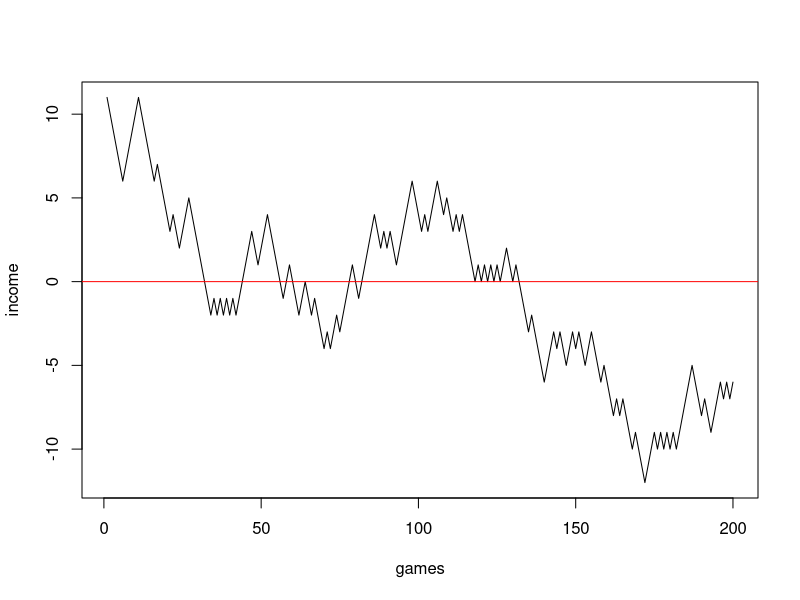
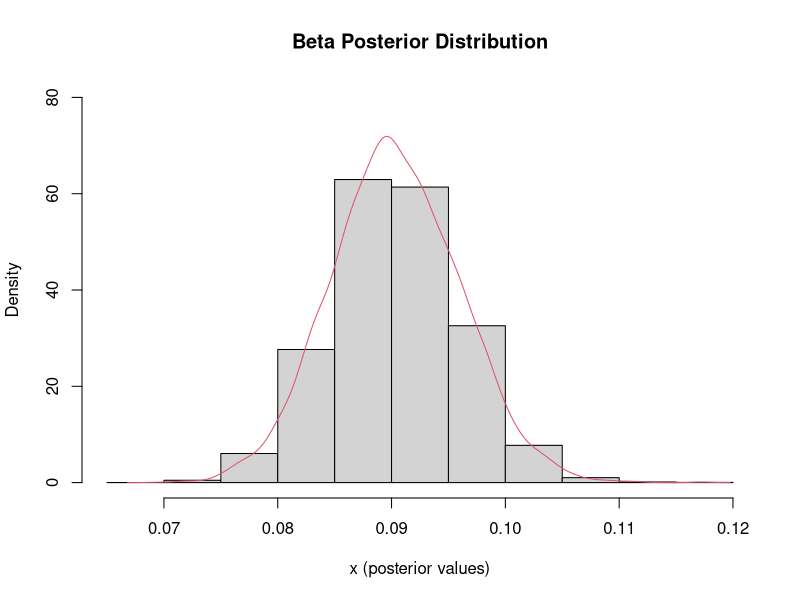

The R script that drew these images, in order:
## ---- chunk 1
set.seed(678)
N = 200
income = 10
games = 2*(runif(N)<0.473) - 1 ## generate 1s and -1s
out = cumsum(games) + income

plot(1:N, out, type = "l", xlab = "games", ylab = "income")
abline(h = 0, col = "red")






GamblersRuin = function(i){
  income = 10
  n = 0
  while(!(income %in% c(0,20))){
    n = n + 1 ## number of runs till ruin or success
    x = runif(1)
    if(x <= 0.473){
      income = income + 1
    } else{
      income = income - 1
    }
  }
  return(c(n,income))
}

GamblersRuin()

out = lapply(X = 1:100, FUN = GamblersRuin)
out = do.call(rbind, out)

## percentage of success
sum(out[,2] == 20 )



## ---- chunk 2
study = matrix(data = c(21, 2,
                        15, 3), nrow = 2, ncol = 2, byrow = TRUE,
               dimnames = list(c("surgery", "radiation"), 
                               c("controlled", "not controlled")))

print(study)
## ---- chunk 3
## set up

## function will generate chi-squared statistics 
## using the expected distribution of the data
simulateChisq <- function(B, E, sr, sc){
    results = numeric(B)
    for(i in 1:B){
        dat = unlist(r2dtable(1, sr, sc))
        M = matrix(dat, ncol = length(sc), nrow = length(sr))
        val = sum( sort( (M - E)^2 / E, decreasing = TRUE))
        results[i] = val
    }
    return(results)
}

## this will produce chi-squared test
ChisqTest <- function(data, Simulations){
    ## data should be a 2X2 matrix
    x = data
    B = Simulations
    n <- sum(x)
    sr <- rowSums(x)
    sc <- colSums(x)
    E <- outer(sr, sc, "*")/n ## ORDER MATTERS
    dimnames(E) <- dimnames(study)
    tmp <- simulateChisq(B, E, sr, sc)
    Stat <- sum(sort((x - E)^2/E, decreasing = TRUE))
    pval <- (1 + sum(tmp >=  Stat))/(B + 1)
    df = 2 ## only option for this example
    rawPVal = pchisq(q = Stat, df = df, lower.tail = FALSE)
    out = list(PearsonStat = Stat, MonteCarloPVal = pval, rawPVal = rawPVal)
    return(out)
}

## ---- chunk 4
set.seed(123)

results <- ChisqTest(study, 10000)

print(results)

## compare against chisq.test()

## ---- chunk 5
knitr::opts_chunk$set(echo = TRUE)
## ---- chunk 6
N = 10^4
set.seed(123)
x = rbeta(n = N, shape1 = 219 + 12.05, shape2 = 2430 - 219 + 116.06)
d = density(x)
hist(x = x, probability = TRUE, 
      main = "Beta Posterior Distribution",
     xlab = "x (posterior values)", ylab = "Density",
     ylim = c(0,80))
lines(x = d$x , y = d$y, type = "l", col = 2)

print("Median: ")
print(quantile(x = x, probs = c(0.025, 0.5, 0.975)))


